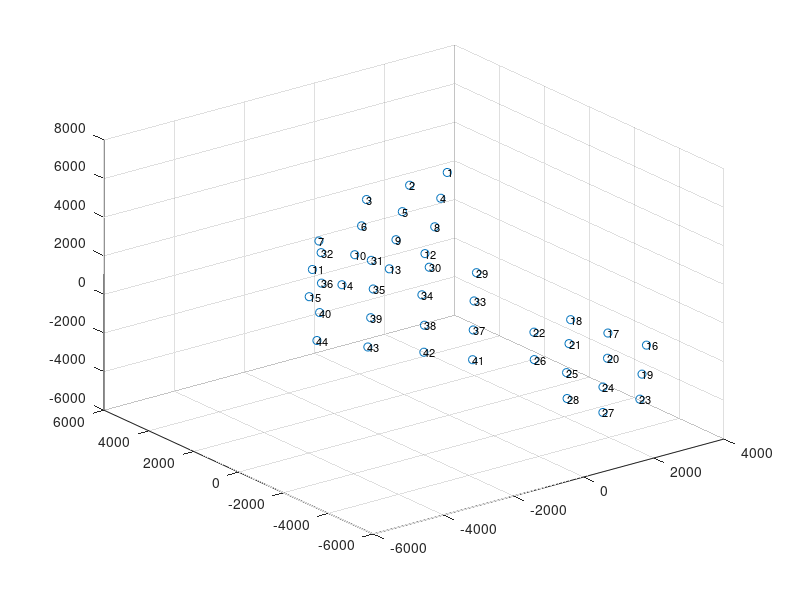
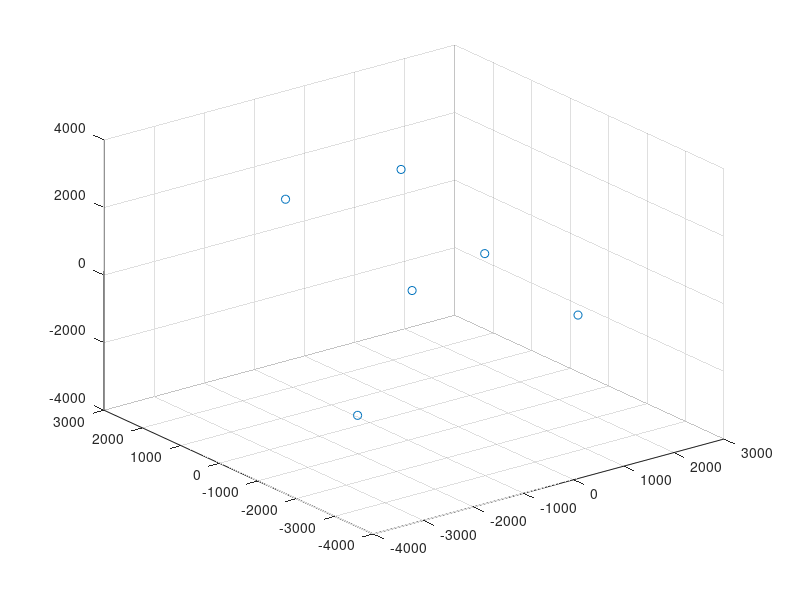

Recreate these plots in MATLAB, in order.
cd('/Users/alinapeter/Desktop/practicalKnowledge/xray/xray_ShaysCode_AP/CalibrationReconstruction')
load('cal1_CT_orderedCenters.mat')
X=cal1_CT_orderedCenters(:,1);
Y=cal1_CT_orderedCenters(:,2);
Z=cal1_CT_orderedCenters(:,3);
figure
scatter3(X,Y,Z); hold all
for i=1:length(X)
text(X(i),Y(i),Z(i),num2str((i)),'HorizontalAlignment','left','FontSize',8);
end


load('test6_CT_orderedCenters.mat')

X=test6_CT_orderedCenters(:,1);
Y=test6_CT_orderedCenters(:,2);
Z=test6_CT_orderedCenters(:,3);
figure
scatter3(X,Y,Z)

norm(test6_CT_orderedCenters(1,:)-test6_CT_orderedCenters(2,:)) %2311 two topmost 
norm(test6_CT_orderedCenters(2,:)-test6_CT_orderedCenters(3,:))  % top and one below 4645
norm(test6_CT_orderedCenters(3,:)-test6_CT_orderedCenters(4,:))  % 6119
norm(test6_CT_orderedCenters(4,:)-test6_CT_orderedCenters(5,:))  %  1720 - nonlinearities abound here apparently! 220928, also 221012 below rhe fourth position rather toward the bottom. but mostly if you move only one dot i think. 
norm(test6_CT_orderedCenters(5,:)-test6_CT_orderedCenters(6,:))  % 3666